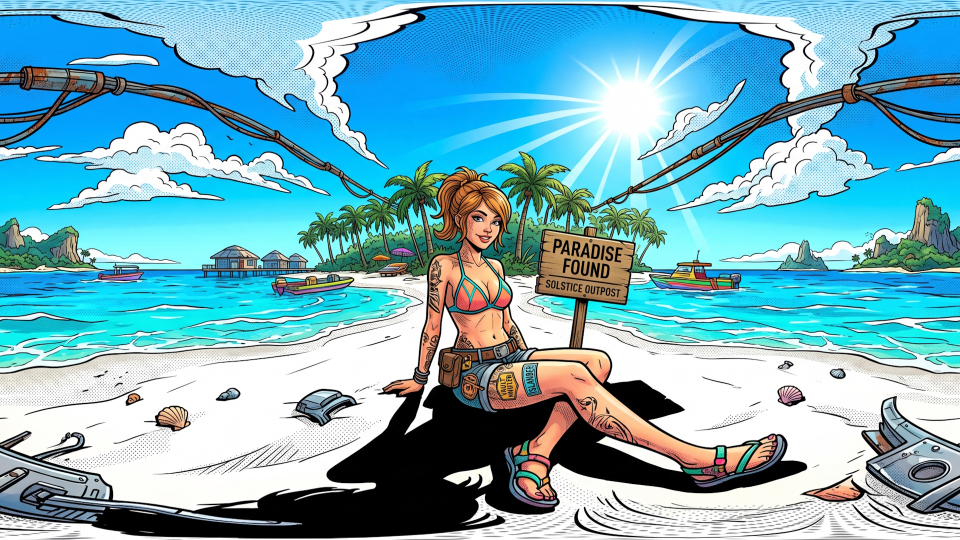
#> input picture assets/beach_example.jpg, 1920 x 1080 px (shown at 1/2 size)
$ python -i image_utils.py   (imports and definitions only)
#> lines starting #> are read from the running program, lines starting #| are printed output that depends on the picture
import logging
from PIL import Image, ImageDraw
import numpy as np

logger = logging.getLogger(__name__)

# [24 lines left out: function draw_center_black_box, not called in this run]

def swap_image_halves(image_path: str, output_path: str) -> str:
    """
    Splits the image vertically down the middle and swaps the left and right halves.
    """
#> called with image_path = '../../assets/beach_example.jpg', output_path = 'out.png'
    try:
        with Image.open(image_path) as img:
#> img is the input picture: PIL image 1920x1080 RGB; mean R, G, B 117.8, 176.3, 191.2
            img = img.convert("RGBA")
#> img: PIL image 1920x1080 RGBA
            width, height = img.size
#> width = 1920; height = 1080
            mid = width // 2
#> mid = 960

            left_half = img.crop((0, 0, mid, height))
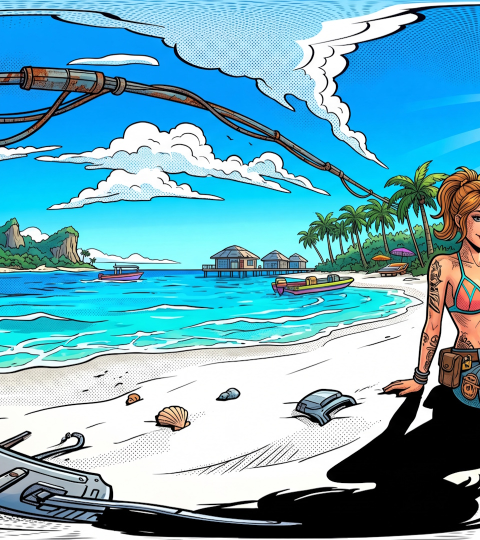
#> left_half: PIL image 960x1080 RGBA (shown at 1/2 size); mean R, G, B, A 109.5, 172.1, 189.9, 255
            right_half = img.crop((mid, 0, width, height))
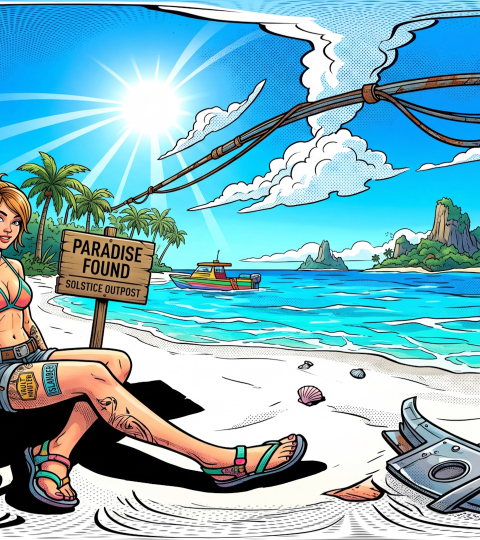
#> right_half: PIL image 960x1080 RGBA (shown at 1/2 size); mean R, G, B, A 126.1, 180.6, 192.4, 255

            new_img = Image.new("RGBA", (width, height))
#> new_img: PIL image 1920x1080 RGBA; every value is 0
            new_img.paste(right_half, (0, 0))
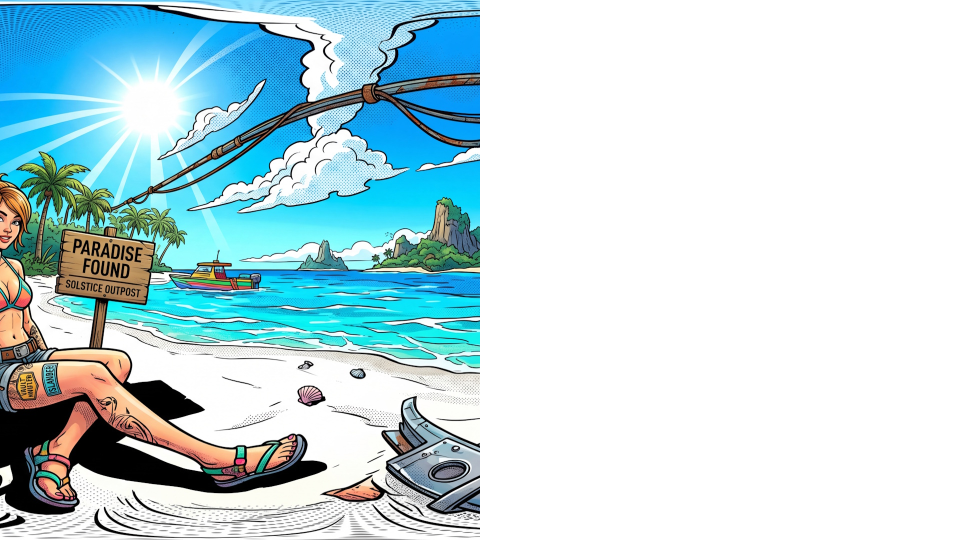
#> new_img: PIL image 1920x1080 RGBA (shown at 1/2 size); mean R, G, B, A 63, 90.3, 96.2, 127.5; transparent parts drawn white
            new_img.paste(left_half, (width - mid, 0))
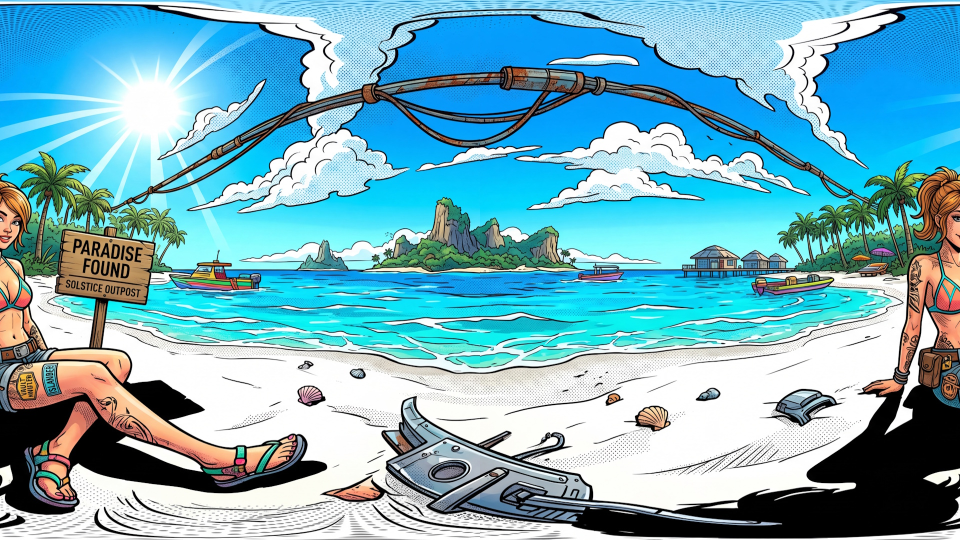
#> new_img: PIL image 1920x1080 RGBA (shown at 1/2 size); mean R, G, B, A 117.8, 176.3, 191.2, 255

            # Convert back to RGB for standard saving if needed, but RGBA is safe for PNG
            if output_path.lower().endswith(('.jpg', '.jpeg')):
                new_img = new_img.convert("RGB")

            new_img.save(output_path)
            logger.info(f"Swapped halves of {image_path} to {output_path}")
            return output_path
    except Exception as e:
        logger.error(f"Failed to swap image halves: {e}")
        raise

# [71 lines left out: function blend_center_patch, not called in this run]

>>> result = swap_image_halves('../../assets/beach_example.jpg', 'out.png')
